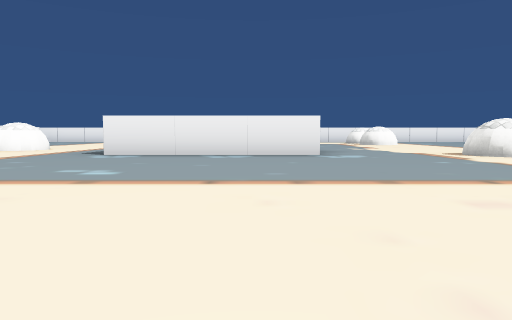
[1] (above)

24 first-person views from a walk through a scene from a Unity 3-D project. The camera is 0.28 m above the floor, tilts 4° down and sees 70° across. The floor is counted in squares, 1 m on a side. Each view is taken from the middle of a square. On the plan, view 1 faces up. The plan holds only what a view shows up to about 9 squares ahead; the rest is blank. Some surface patterns are stand-ins.

[2]
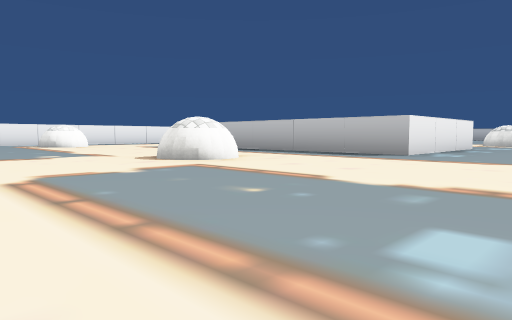

[3]
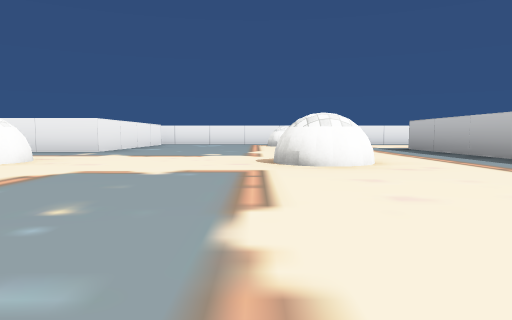

[4]
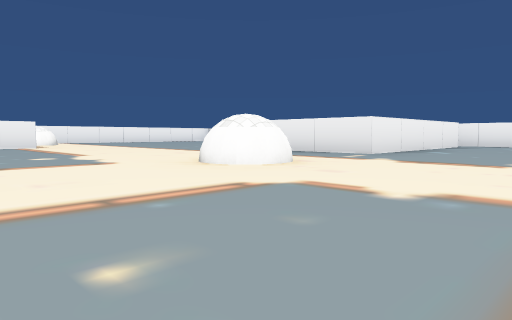

[5]
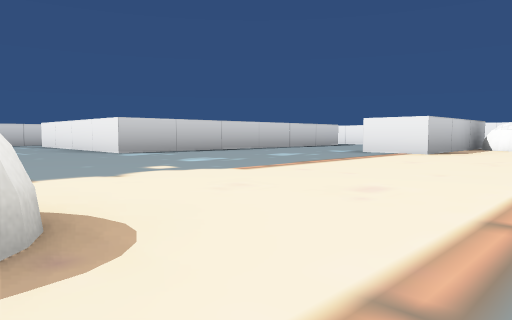

[6]
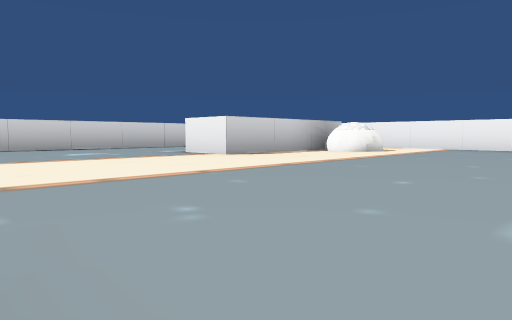

[7]
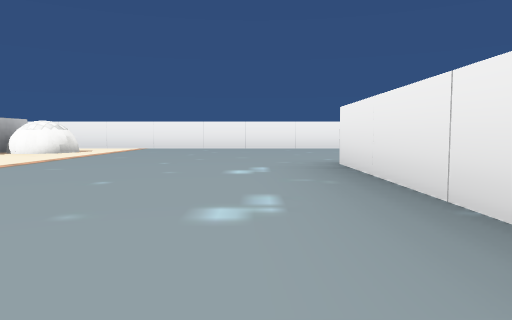

[8]
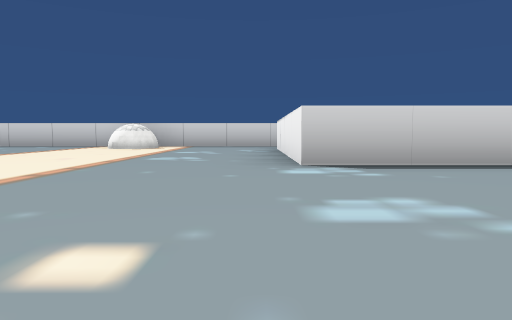

[9]
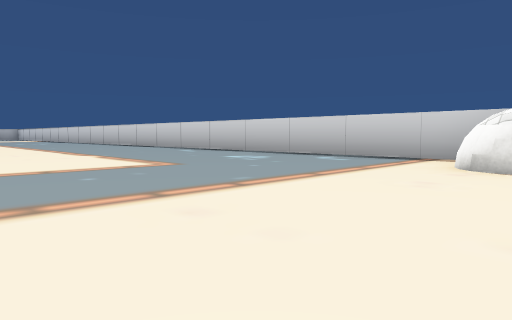

[10]
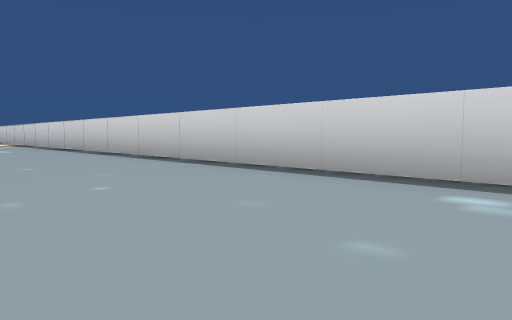

[11]
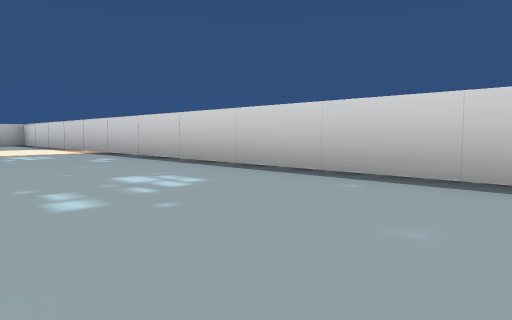

[12]
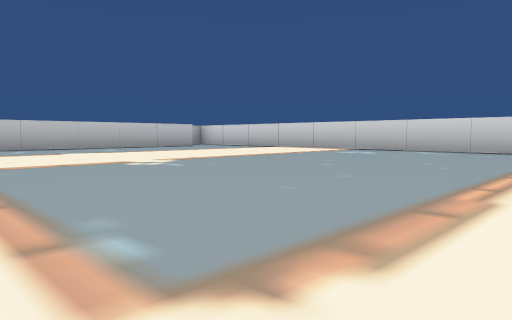

[13]
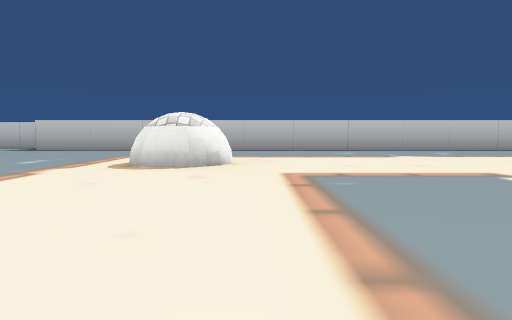

[14]
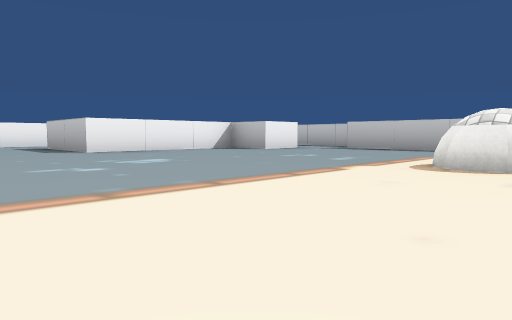

[15]
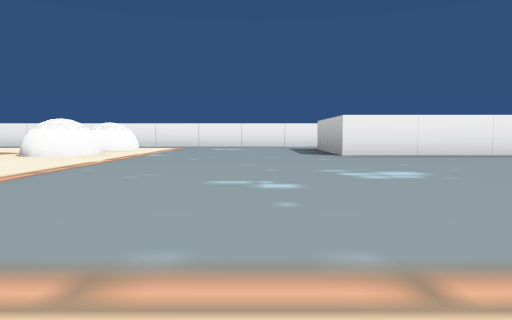

[16]
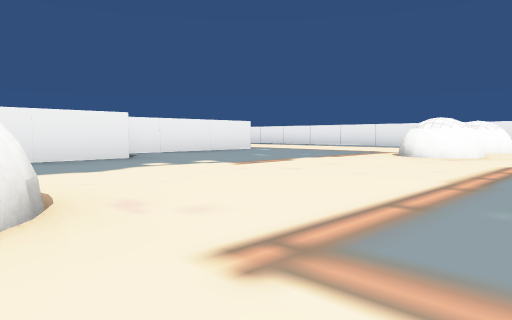

[17]
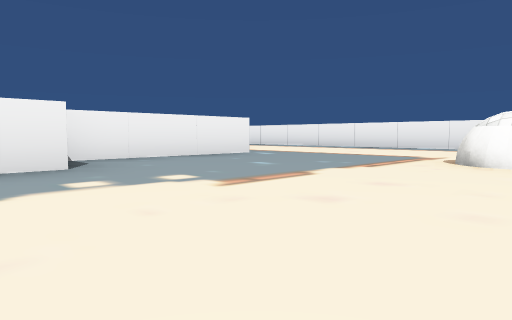

[18]
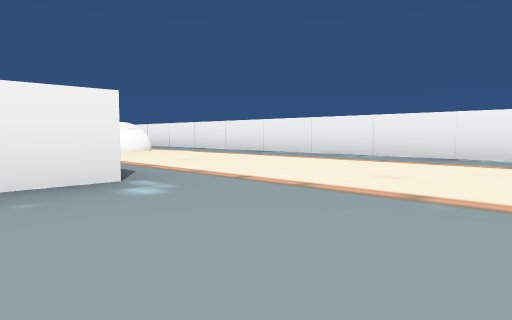

[19]
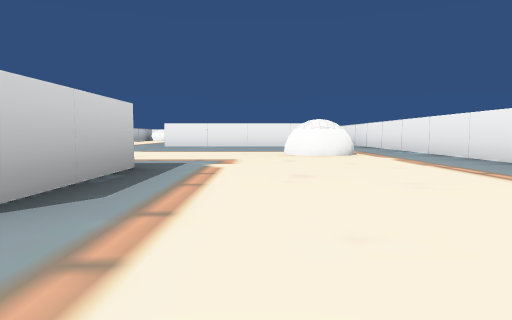

[20]
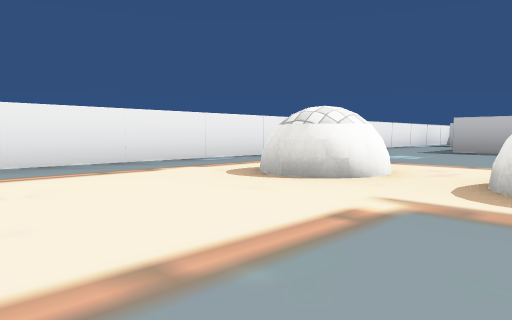

[21]
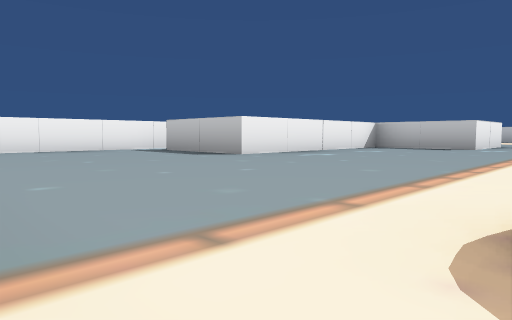

[22]
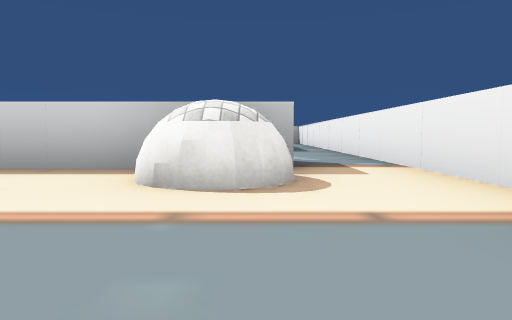

[23]
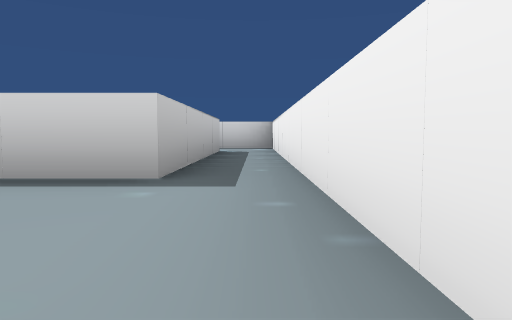

[24]
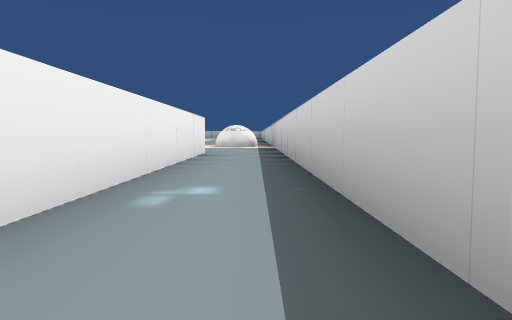

### Floor plan
Points are (right, up) in squares from view 1. A wall is a line through its corners. A room is listed if a view was taken in it or the views show most of it. See-through windows are left out.
Room 1 (views 1, 2, 3, 4, 5, 6, 7, 8, 9, 10, 11, 12, 13, 14, 15, 16, 17, 18, 19, 20, 21, 22, 23, 24)
walls: (1, 5) (-2.1, 5) (-2.1, 10) (-0.4, 10); (0.9, 7.1) (0.9, 5.6); (-0.1, 10) (-0.1, 7.2); (-7.5, 12.9) (-7.5, 8.9) (-9.5, 8.9) (-9.5, 10.8) (-13.5, 10.8) (-13.5, 12.9); (-13, 13.5) (-15.9, 13.5); (-16.4, 6.1) (-13.3, 6.1) (-13.3, 5); (-16.4, 2.7) (-10.4, 2.7) (-10.4, -1.2) (-15, -1.2); (11.1, 8.9) (10.1, 8.9) (10.1, 9.9) (7.2, 9.9) (7.2, 11.9); (-16.4, -2.4) (12.4, -2.4); (10.2, 13.5) (-8, 13.5); (-17.3, 11.8) (-17.3, 2.6); (11.7, -1.1) (11.7, 8.1)
ways out: opening at (-17, -2) to room 2; opening at (-17, 2) to room 2
objects: other object (-16, 7); other object (-8, -2) to (-7, -1); other object (-8, 6) to (-8, 7); other object (-5, 6) to (-4, 7); other object (-4, 12); other object (3, 5) to (4, 5); other object (3, 10) to (4, 10); other object (3, 11) to (4, 12); other object (8, 4) to (9, 5)
Room 2 (no view inside)
walls: (-16.4, -1.2) (-16.4, 2.7); (-17.4, -2.4) (-16.4, -2.4); (-17.3, 2.6) (-17.3, -2.1)
ways out: opening at (-17, -2) to room 1; opening at (-17, 2) to room 1

Where each view was taken, in squares from view 1:
view 1: 0 up, 0 right, facing up
view 2: 3 up, 7 left, facing up-right
view 3: 3 up, 5 left, facing up
view 4: 4 up, 5 left, facing up-left
view 5: 8 up, 8 left, facing down-left
view 6: 10 up, 10 left, facing down-left
view 7: 10 up, 10 left, facing left
view 8: 6 up, 10 left, facing down
view 9: 2 up, 8 left, facing down-right
view 10: 0 up, 3 left, facing down-right
view 11: 0 up, 2 right, facing down-right
view 12: 4 up, 4 right, facing down-right
view 13: 4 up, 5 right, facing right
view 14: 4 up, 5 right, facing up-right
view 15: 5 up, 6 right, facing up
view 16: 5 up, 5 right, facing up-left
view 17: 6 up, 4 right, facing up-left
view 18: 9 up, 2 right, facing up-left
view 19: 11 up, 1 right, facing left
view 20: 10 up, 1 right, facing up-right
view 21: 7 up, 17 left, facing up-right
view 22: 9 up, 16 left, facing down
view 23: 5 up, 17 left, facing down
view 24: 2 down, 16 left, facing right
